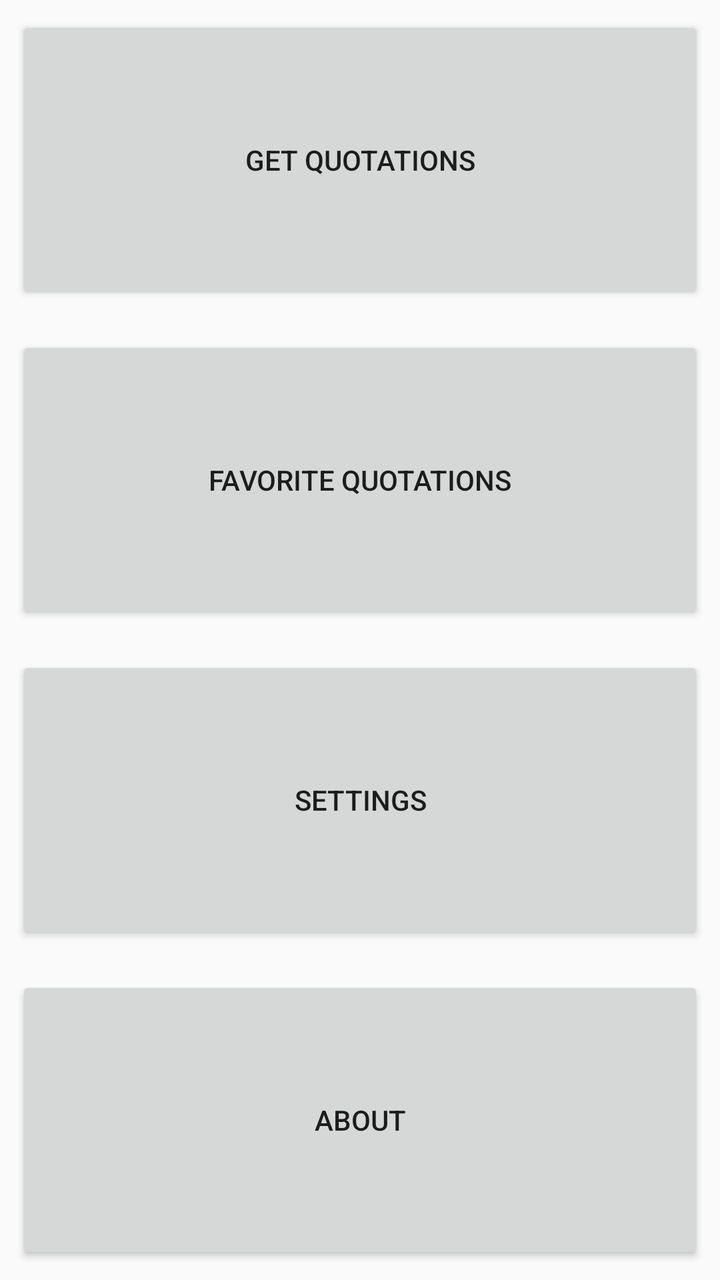
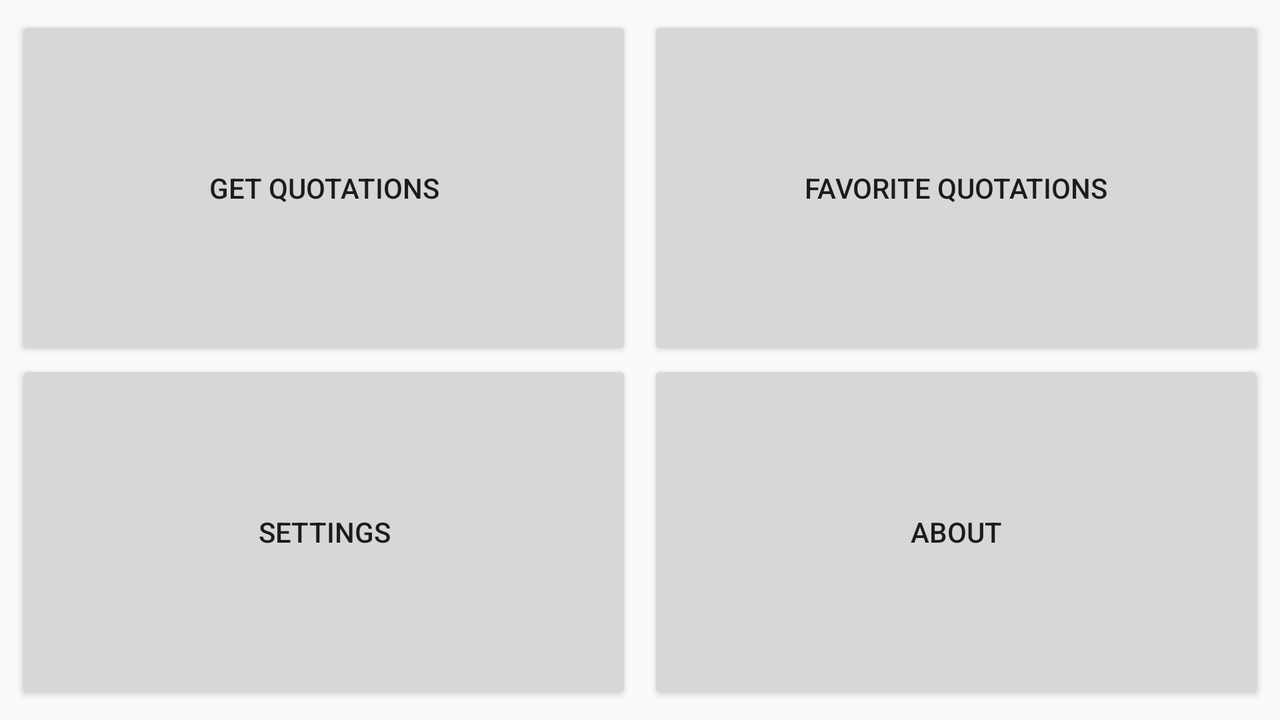

Two renders of one Android screen. The first uses the default layout on a phone; the second uses the alternative layout the repository ships for a different screen configuration, on a matching device. The two XML files are below.
<!-- AndroidManifest.xml: application theme AppTheme -->
<!-- res/layout/activity_dashboard.xml -->
<?xml version="1.0" encoding="utf-8"?>
<android.support.constraint.ConstraintLayout xmlns:android="http://schemas.android.com/apk/res/android"
    xmlns:app="http://schemas.android.com/apk/res-auto"
    xmlns:tools="http://schemas.android.com/tools"
    android:layout_width="match_parent"
    android:layout_height="match_parent"
    tools:context="com.example.admusan.seminarioa.Dashboard">

    <Button
        android:id="@+id/dashboard_boton1"
        android:layout_width="0dp"
        android:layout_height="0dp"
        android:layout_marginBottom="8dp"
        android:layout_marginEnd="8dp"
        android:layout_marginStart="8dp"
        android:layout_marginTop="8dp"
        android:text="@string/Dashboard_boton1"
        android:onClick="dashboard_callback"
        app:layout_constraintBottom_toTopOf="@+id/dashboard_boton2"
        app:layout_constraintEnd_toEndOf="parent"
        app:layout_constraintStart_toStartOf="parent"
        app:layout_constraintTop_toTopOf="parent" />

    <Button
        android:id="@+id/dashboard_boton2"
        android:layout_width="0dp"
        android:layout_height="0dp"
        android:layout_marginBottom="8dp"
        android:layout_marginEnd="8dp"
        android:layout_marginStart="8dp"
        android:layout_marginTop="8dp"
        android:text="@string/Dashboard_boton2"
        android:onClick="dashboard_callback"
        app:layout_constraintBottom_toTopOf="@+id/dashboard_boton3"
        app:layout_constraintEnd_toEndOf="parent"
        app:layout_constraintStart_toStartOf="parent"
        app:layout_constraintTop_toBottomOf="@+id/dashboard_boton1" />

    <Button
        android:id="@+id/dashboard_boton3"
        android:layout_width="0dp"
        android:layout_height="0dp"
        android:layout_marginBottom="8dp"
        android:layout_marginEnd="8dp"
        android:layout_marginStart="8dp"
        android:layout_marginTop="8dp"
        android:text="@string/Dashboard_boton3"
        android:onClick="dashboard_callback"
        app:layout_constraintBottom_toTopOf="@+id/dashboard_boton4"
        app:layout_constraintEnd_toEndOf="parent"
        app:layout_constraintStart_toStartOf="parent"
        app:layout_constraintTop_toBottomOf="@+id/dashboard_boton2" />

    <Button
        android:id="@+id/dashboard_boton4"
        android:layout_width="0dp"
        android:layout_height="0dp"
        android:layout_marginBottom="8dp"
        android:layout_marginEnd="8dp"
        android:layout_marginStart="8dp"
        android:layout_marginTop="8dp"
        android:text="@string/Dashboard_boton4"
        android:onClick="dashboard_callback"
        app:layout_constraintBottom_toBottomOf="parent"
        app:layout_constraintEnd_toEndOf="parent"
        app:layout_constraintStart_toStartOf="parent"
        app:layout_constraintTop_toBottomOf="@+id/dashboard_boton3" />
</android.support.constraint.ConstraintLayout>
<!-- resources referenced by this layout -->
<resources>
  <string name="Dashboard_boton1">Get quotations</string>
  <string name="Dashboard_boton2">Favorite quotations</string>
  <string name="Dashboard_boton3">Settings</string>
  <string name="Dashboard_boton4">About</string>
  <style name="AppTheme" parent="Theme.AppCompat.Light.DarkActionBar">
          
          <item name="colorPrimary">@color/colorPrimary</item>
          <item name="colorPrimaryDark">@color/colorPrimaryDark</item>
          <item name="colorAccent">@color/colorAccent</item>
      </style>
</resources>
<!-- res/layout-land/activity_dashboard.xml (the repository's variant of the layout above) -->
<!-- drawn on the phone turned sideways -->
<?xml version="1.0" encoding="utf-8"?>
<android.support.constraint.ConstraintLayout xmlns:android="http://schemas.android.com/apk/res/android"
    xmlns:app="http://schemas.android.com/apk/res-auto"
    xmlns:tools="http://schemas.android.com/tools"
    android:layout_width="match_parent"
    android:layout_height="match_parent"
    tools:context="com.example.admusan.seminarioa.Dashboard">

    <Button
        android:id="@+id/dashboard_boton1"
        android:layout_width="0dp"
        android:layout_height="0dp"
        android:layout_marginStart="8dp"
        android:layout_marginTop="8dp"
        android:onClick="dashboard_callback"
        android:text="@string/Dashboard_boton1"
        app:layout_constraintBottom_toTopOf="@+id/dashboard_boton3"
        app:layout_constraintEnd_toStartOf="@+id/dashboard_boton2"
        app:layout_constraintHorizontal_bias="0.5"
        app:layout_constraintStart_toStartOf="parent"
        app:layout_constraintTop_toTopOf="parent" />

    <Button
        android:id="@+id/dashboard_boton2"
        android:layout_width="0dp"
        android:layout_height="0dp"
        android:layout_marginEnd="8dp"
        android:layout_marginStart="8dp"
        android:layout_marginTop="8dp"
        android:onClick="dashboard_callback"
        android:text="@string/Dashboard_boton2"
        app:layout_constraintBottom_toTopOf="@+id/dashboard_boton4"
        app:layout_constraintEnd_toEndOf="parent"
        app:layout_constraintHorizontal_bias="0.5"
        app:layout_constraintStart_toEndOf="@+id/dashboard_boton1"
        app:layout_constraintTop_toTopOf="parent" />

    <Button
        android:id="@+id/dashboard_boton3"
        android:layout_width="0dp"
        android:layout_height="0dp"
        android:layout_marginBottom="8dp"
        android:layout_marginStart="8dp"
        android:onClick="dashboard_callback"
        android:text="@string/Dashboard_boton3"
        app:layout_constraintBottom_toBottomOf="parent"
        app:layout_constraintEnd_toStartOf="@+id/dashboard_boton4"
        app:layout_constraintHorizontal_bias="0.5"
        app:layout_constraintStart_toStartOf="parent"
        app:layout_constraintTop_toBottomOf="@+id/dashboard_boton1" />

    <Button
        android:id="@+id/dashboard_boton4"
        android:layout_width="0dp"
        android:layout_height="0dp"
        android:layout_marginBottom="8dp"
        android:layout_marginEnd="8dp"
        android:layout_marginStart="8dp"
        android:onClick="dashboard_callback"
        android:text="@string/Dashboard_boton4"
        app:layout_constraintBottom_toBottomOf="parent"
        app:layout_constraintEnd_toEndOf="parent"
        app:layout_constraintHorizontal_bias="0.5"
        app:layout_constraintStart_toEndOf="@+id/dashboard_boton3"
        app:layout_constraintTop_toBottomOf="@+id/dashboard_boton2" />
</android.support.constraint.ConstraintLayout>
